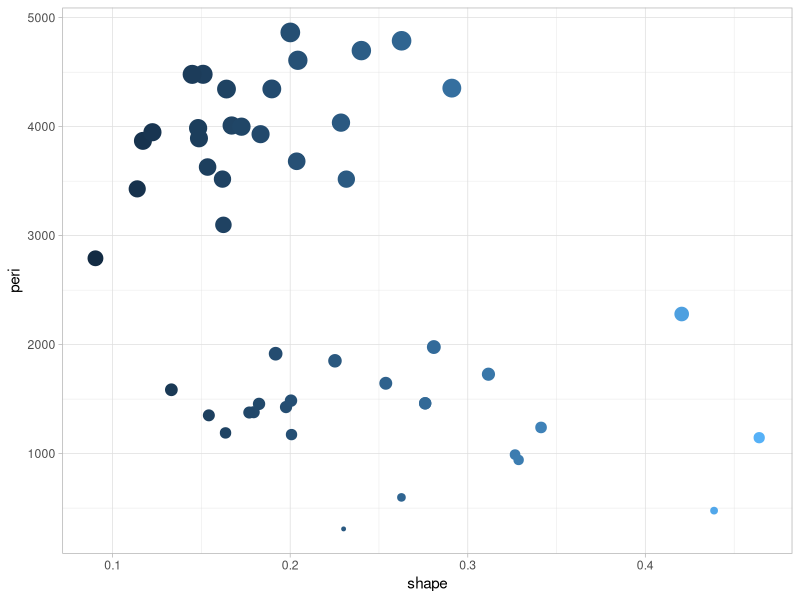
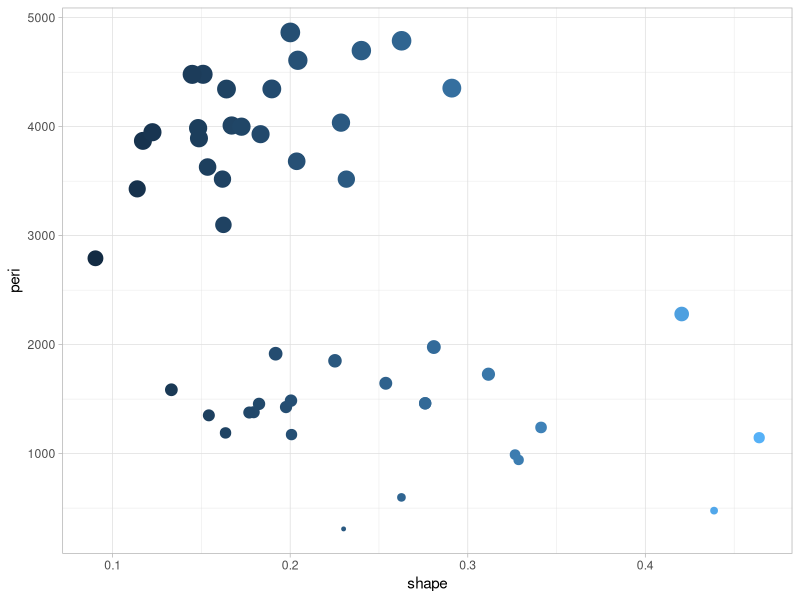

These figures' R source, in order:
## ---- chunk 1
kableExtra::kable(head(rock))
## ---- chunk 2
library(ggplot2)
ggplot(rock, 
       aes(y=peri,x=shape, color =shape, size = peri)) + geom_point() + 
  theme_light() + theme(legend.position = "none") 
## ---- chunk 3
ggplot(rock, 
       aes(y=peri,x=shape, color =shape, size = peri)) + geom_point() + 
  theme_light() + theme(legend.position = "none") 
## ---- chunk 4
#| echo: true
#| eval: true
#| comment: "!!!"
1 + 1
## ---- chunk 5
#| echo: false
2 * 2
